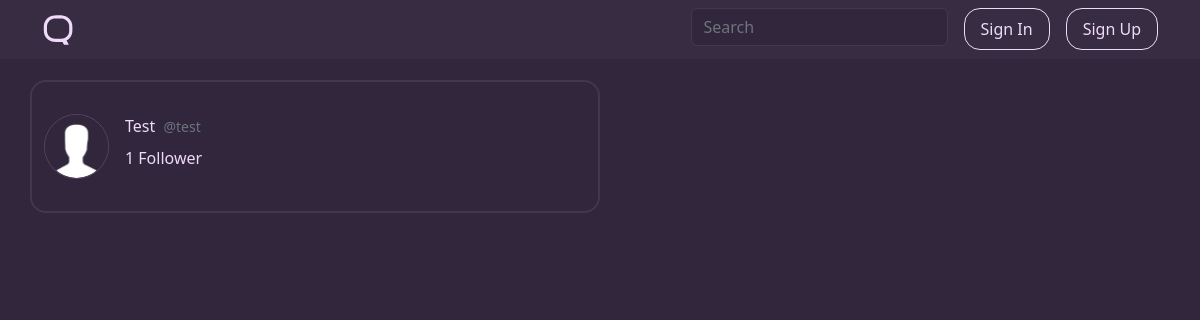
/u/flynn/following, run on the app's committed database.
### qwippit/models.py (models this page shows, shortened)
class User(db.Model, UserMixin):
    id = db.Column(db.Integer, primary_key=True)
    username = db.Column(db.String(16), unique=True, nullable=False)
    displayname = db.Column(db.String(20), nullable=False)
    email = db.Column(db.String(120), unique=True, nullable=False)
    bio = db.Column(db.String(256))
    image_file = db.Column(db.String(20), nullable=False, default='default.png')
    banner_file = db.Column(db.String(20), nullable=False, default='default.png')
    password = db.Column(db.String(60), nullable=False)
    verified = db.Column(db.Boolean(), nullable=False, default=False)
    emailverified = db.Column(db.Boolean(), nullable=False, default=False)
    following = db.relationship('User',
                                secondary=followers,
                                primaryjoin=(followers.c.follower_id == id),
                                secondaryjoin=(followers.c.followed_id == id),
                                backref=db.backref('followers', lazy='dynamic'),
                                lazy='dynamic')
    viewed_qwipps = db.relationship('Qwipp', secondary='qwippViews', backref='hasViewed')
    viewed_qwills = db.relationship('Qwill', secondary='qwillViews', backref='hasViewed')
    liked_qwipps = db.relationship('Qwipp', secondary='qwippLikes', backref='hasLiked')
    liked_qwills = db.relationship('Qwill', secondary='qwillLikes', backref='hasLiked')
    qwipps = db.relationship('Qwipp', backref='author', lazy=True)
    qwills = db.relationship('Qwill', backref='author', lazy=True)
    roles = db.relationship('Role', secondary='user_roles')
    like_notifications = db.Column(db.Boolean(), nullable=False, default=True)
    follow_notifications = db.Column(db.Boolean(), nullable=False, default=True)
    reply_notifications = db.Column(db.Boolean(), nullable=False, default=True)

### qwippit/users/routes.py (the view)
@users.route("/u/<string:username>/following")
def user_following(username):
    user = User.query.filter(func.lower(User.username) == func.lower(username)).first_or_404()
    following = user.following
    return render_template('users/userfollowing.html', title="@" + username + " - Following", following=following)

### run.py (called while the page is built)
@app.template_filter()
def number_format(num):
    magnitude = 0
    while num >= 1000:
        num = float('{:.3g}'.format(num))
        magnitude += 1
        num /= 1000.0
    formatted_num = '{:,.1f}'.format(num) if 1000 <= num < 10000 else '{:f}'.format(num)
    return '{}{}'.format(formatted_num.rstrip('0').rstrip('.'), ['', 'K', 'M', 'B', 'T'][magnitude])

### qwippit/templates/users/userfollowing.html (shortened to what this page needs)
{% extends "main/layout.html" %}
{% block content %}
    <div class="following">
        {% if following.count() == 0 %}
            <article class="row content-section-only-empty user-feed">
                <div class="d-flex media">
                    <div class="col-lg d-flex justify-content-center">
                        <div class="media-body">
                            <div class="empty-user-header">
                                <h4>This user isn't following anyone.</h4>
                            </div>
                        </div>
                    </div>
                </div>
            </article>
        {% else %}
            {% for user in following %}
                {% if loop.length == 1 %}
                    <article onclick="location.href='{{ url_for('users.profile', username=user.username) }}'" class="row content-section-only user-feed">
                {% elif loop.last %}
                    <article onclick="location.href='{{ url_for('users.profile', username=user.username) }}'" class="row content-section-last user-feed-last">
                {% else %}
                    <article onclick="location.href='{{ url_for('users.profile', username=user.username) }}'" class="row content-section user-feed">
                {% endif %}
                    <div class="d-flex media">
                        <div class="col-lg d-flex">
                            <img class="me-3 rounded-circle border border-highlight" width="65px" height="65px" src="{{ url_for('static', filename='profile_pics/' + user.image_file) }}">
                            <div class="media-body">
                                <div class="article-metadata mb-2">
                                    <a class="author-link me-1" href="{{ url_for('users.profile', username=user.username) }}">{{ user.displayname }}</a>
                                    <small class="text-muted">@{{ user.username }}</small>
                                </div>
                                <div class="followers-following mt-2">
                                    <div class="followers">
                                        {% if user.followers.count() == 1 %}
                                            <a href="{{ url_for('users.user_followers', username=user.username) }}" class="main-font" id="user-followers-{{ user.id }}">{{ user.followers.count() | number_format }} Follower</a>
                                        {% else %}
                                            <a href="{{ url_for('users.user_followers', username=user.username) }}" class="main-font" id="user-followers-{{ user.id }}">{{ user.followers.count() | number_format }} Followers</a>
                                        {% endif %}
                                    </div>
                                </div>
                            </div>
                        </div>
                        {% if request.MOBILE %}
                            <div class="follow col-sm ms-4 mt-4" style="text-align: right;">
                        {% else %}
                            <div class="follow col-sm mt-4" style="text-align: right;">
                        {% endif %}
                        </div>
                    </div>
                </article>
            {% endfor %}
        {% endif %}
    </div>
{% endblock content %}

### qwippit/static/main.css (style rules this page uses)
body { background: #31263B; min-height: 800px; color: #EFDBF9; margin-top: 5rem; overflow-x: hidden; }
.rounded-circle { background-color: #31263B; }
a { text-decoration: none; }
.main-font { color: #EFDBF9; transition: color 0.25s ease; }
.author-link { text-decoration: none; color: #EFDBF9; transition: 0.25s ease color; }
.content-section-only { cursor: pointer; padding-top: 2rem; padding-bottom: 2rem; border-bottom: none; border-color: #43374C; background-color: #31263B; border-top-right-radius: 1rem; border-top-left-radius: 1rem; border-bottom-right-radius: 1rem; border-bottom-left-radius: 1rem; transition: background-color 0.25s ease; }
.border-highlight { --bs-border-color: #54485D; }
.media-body { width: 80%; }
.user-feed:first-child { border-top-right-radius: 1rem; border-top-left-radius: 1rem; }

### data on the page
User: image_file (placeholder picture), displayname "Test", username "test", followers.count|number_format "1"
